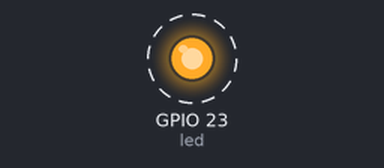
This program was run on a simulated ESP32 board running MicroPython. Shown: output pins drawn as LEDs (lit = HIGH). Dashed ring = blinking.

Above: at 0.5 s.
Timing chart, 0 to 4.6 s (numbered marks = the images above):
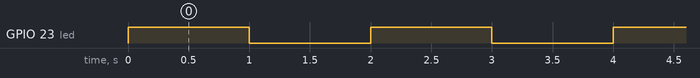

The program:

blinkled.py
```python
import machine
import time

# Configure GPIO pin for LED
LED_PIN = 23  # Change this value according to the GPIO pin you are using

# Configure pin as OUTPUT
led = machine.Pin(LED_PIN, machine.Pin.OUT)


# Function to set LED on or off
def set_led(state):
    led.value(state)


# Main loop for blinking
while True:
    set_led(1)  # Turn on LED
    time.sleep(1)  # Wait for 1 second
    set_led(0)  # Turn off LED
    time.sleep(1)  # Wait for another 1 second
```

Measured:
- by itself, GPIO 23 (led): alternates HIGH for 1.0 s and LOW for 1.0 s
